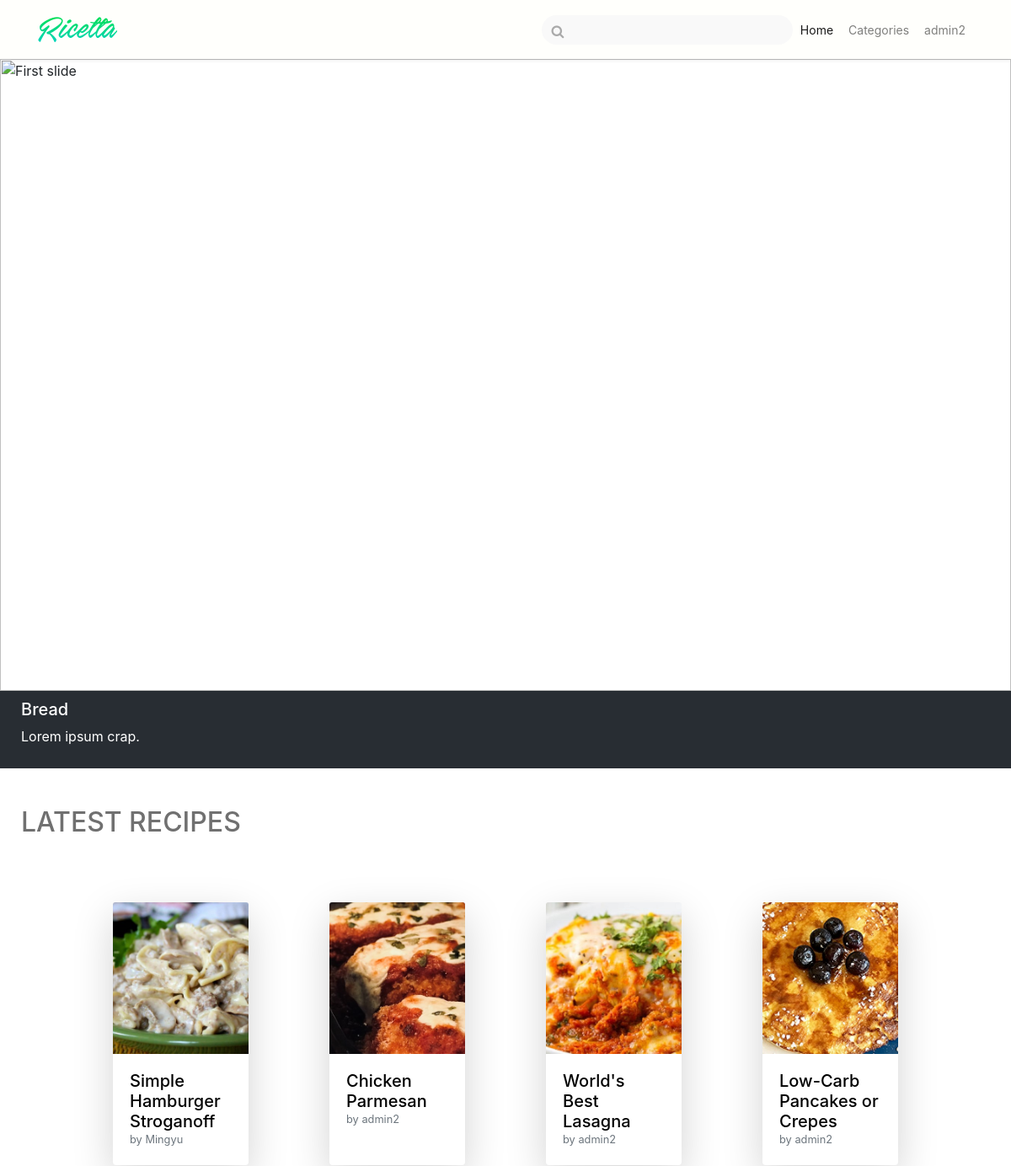
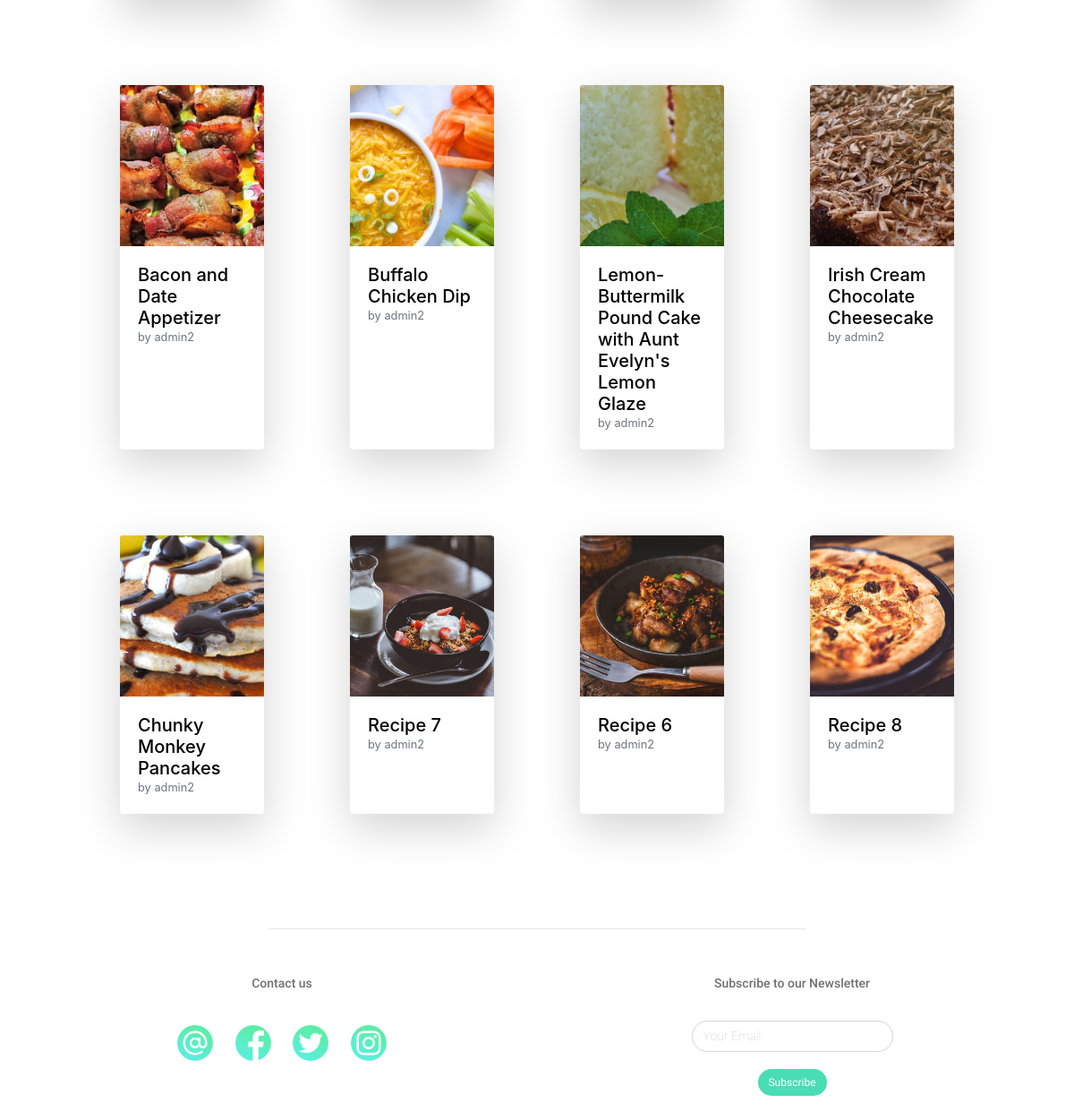
Screenshot of /home (signed in) with the database file from the repository (2 pictures, top to bottom).
### recipes/models.py (models this page shows, shortened)
class Recipe(models.Model):
    name = models.CharField(max_length=100)
    description = models.TextField(null=True)
    category = models.ForeignKey(Category, on_delete=models.SET_NULL, related_name='categories', null=True)
    date_added = models.DateTimeField(default=dt.now())
    added_by = models.ForeignKey(User, on_delete=models.CASCADE)
    servings = models.IntegerField(validators=[MinValueValidator(0)], null=False, default=0)
    prep_time = models.DurationField()
    cook_time = models.DurationField()
    read_time = models.DurationField()
    picture = models.ImageField(upload_to='recipe_img', null=True)
    is_archived = models.BooleanField(default=False)

### recipes/views.py (the view)
# urls.py: 2. Add a URL to urlpatterns:  path('', views.home, name='home')
@login_required
def home(request):
    context = {}
    context['latest_recipes'] = Recipe.objects.all().order_by('-id')[:4]
    context['latest_recipes1'] = Recipe.objects.all().order_by('-id')[5:9]
    context['latest_recipes2'] = Recipe.objects.all().order_by('-id')[10:14]
    return render(request, 'home.html', context)

### recipes/templates/home.html (shortened to what this page needs)
{% extends 'base-2.html' %}
{% load static %}
{% block body %}
    <div class="container-fluid nav-padding" style="padding-left:0px; padding-right:0px;">
        <div id="carouselExampleFade" class="carousel slide carousel-fade" data-ride="carousel">
            <div class="carousel-inner clean-carousel">
                <ol class="carousel-indicators">
                    <li data-target="#carouselExampleFade" data-slide-to="0" class="active"></li>
                    <li data-target="#carouselExampleFade" data-slide-to="1"></li>
                    <li data-target="#carouselExampleFade" data-slide-to="2"></li>
                </ol>
                <div class="carousel-item active">
                    <img class="d-block w-100" src="{% static 'img/salad.jpg' %}" alt="First slide">
                </div>
            </div>
            <a class="carousel-control-prev" href="#carouselExampleFade" role="button" data-slide="prev">
            </a>
            <a class="carousel-control-next" href="#carouselExampleFade" role="button" data-slide="next">
            </a>
        </div>
        <div class="card-carousel">
            <h5>Bread</h5>
            <p>
                Lorem ipsum crap. <br />
            </p>
        </div>
    </div>
    <div class="header-normal">
        <h2 class="header2-font"> LATEST RECIPES </h2>
    </div>
    <div id="recipesHome" class="container-fluid">
        <div class="row py-5">
            <div class="card-deck px-3">
            {% for recipe in latest_recipes %}
                <div class="card shadow-lg mx-5">
                    <a href="{% url 'recipes:detail' recipe.id %}" class="a-des">
                        {% if recipe.picture %}
                            <img class="card-img-top" src="{{ recipe.picture.url }}" alt="Card image cap">
                        {% else %}
                            <img class="card-img-top" src="{% static 'img/salad.jpg' %}" alt="Card image cap">
                        {% endif %}
                        <div class="card-body">
                            <h5 class="card-title mb-0">{{ recipe.name }}</h5>
                            <p class="card-text mt-0"><small class="text-muted">by {{ recipe.added_by }}</small></p>
                        </div>
                    </a>
                </div>
            {% endfor %}
            </div>
        </div>
        <div class="row py-5">
                <div class="card-deck px-3">
                {% for recipe in latest_recipes1 %}
                    <div class="card shadow-lg mx-5">
                        <a href="{% url 'recipes:detail' recipe.id %}" class="a-des">
                            {% if recipe.picture %}
                                <img class="card-img-top" src="{{ recipe.picture.url }}" alt="Card image cap">
                            {% else %}
                                <img class="card-img-top" src="{% static 'img/salad.jpg' %}" alt="Card image cap">
                            {% endif %}
                            <div class="card-body">
                                <h5 class="card-title mb-0">{{ recipe.name }}</h5>
                                <p class="card-text mt-0"><small class="text-muted">by {{ recipe.added_by }}</small></p>
                            </div>
                        </a>
                    </div>
                {% endfor %}
                </div>
            </div>
        <div class="row py-5">
                <div class="card-deck px-3">
                {% for recipe in latest_recipes2 %}
                    <div class="card shadow-lg mx-5">
                        <a href="{% url 'recipes:detail' recipe.id %}" class="a-des">
                            {% if recipe.picture %}
                                <img class="card-img-top" src="{{ recipe.picture.url }}" alt="Card image cap">
                            {% else %}
                                <img class="card-img-top" src="{% static 'img/salad.jpg' %}" alt="Card image cap">
                            {% endif %}
                            <div class="card-body">
                                <h5 class="card-title mb-0">{{ recipe.name }}</h5>
                                <p class="card-text mt-0"><small class="text-muted">by {{ recipe.added_by }}</small></p>
                            </div>
                        </a>
                    </div>
                {% endfor %}
                </div>
            </div>
    </div>
{% endblock %}

### recipes/templates/base-2.html (shortened to what this page needs)
{% load static %}
<html>
    <head>
        <link href="//maxcdn.bootstrapcdn.com/font-awesome/4.7.0/css/font-awesome.min.css" rel="stylesheet">
        <link rel="stylesheet" type="text/css" href="{% static 'recipes/bootstrap-4.1.0-dist/css/bootstrap.min.css' %}">
        <link rel="stylesheet" type="text/css" href="{% static 'css/fonts.css' %}">
        <link rel="stylesheet" type="text/css" href="{% static 'css/pages.css' %}">
    </head>
    <body>
        <nav class="ricetta-nav navbar navbar-expand-md navbar-light shadow-sm fixed-top">
            <div class="container">
                <a class="navbar-brand font-stackyard ricetta-header-sm" href="#">Ricetta</a>
                <div class="collapse navbar-collapse" id="navbar">
                    <ul class="navbar-nav ml-auto align-center-items">
                        <li class="nav-item">
                            <div class="form-group has-search" style="margin-bottom: 0px !important;">
                                <input type="text" class="form-control search-des">
                            </div>
                        </li>
                        <li class="nav-item">
                            <a class="nav-link btn btn-sm btn-link active" href="#">
                            Home
                            </a>
                        </li>
                        <li class="nav-item">
                            <a class="nav-link btn btn-sm btn-link" href="#">
                            Categories
                            </a>
                        </li>
                        <li class="nav-item">
                            <a class="nav-link btn btn-sm btn-link" href="{% url 'recipes:user_detail' %}">
                            {{ request.user.username }}
                            </a>
                        </li>
                    </ul>
                </div>
            </div>
        </nav>
        {% block body %}{% endblock %}
        <footer class="ricetta-footer">
            <hr class = "ricetta-footer-hr ricetta-pages-hr">
            <div class="container">
                <div class="row">
                    <div class="col-md-6" style="text-align:center">
                        <p class="footer-text font-roboto-medium ricetta-font-color">Contact us</p>
                        <img src="../static/icon/Email Icon.png" class="footer-icon">
                        <img src="../static/icon/Facebook Icon.png" class="footer-icon">
                        <img src="../static/icon/Twitter Icon.png" class="footer-icon">
                        <img src="../static/icon/Insta Icon.png" class="footer-icon">
                    </div>
                    <div class="col-md-6" style="text-align:center">
                        <p class="footer-text font-roboto-medium ricetta-font-color">Subscribe to our Newsletter</p>
                        <input type="text" class="footer-textbox" name="sub-email" placeholder="Your Email">
                        <br />
                        <button class="footer-button">Subscribe</button>
                    </div>
                </div>
            </div>
        </footer>
    </body>
</html>

### recipes/static/css/pages.css (style rules this page uses)
html, body { height: 100%; }
.a-des { color: #000000 !important; text-decoration: none !important; }
.nav-padding { padding-top: 70px; }
.ricetta-header-sm { font-size: 40px !important; text-align: center; text-transform: none; background: linear-gradient( #00e70f 0%, #00ccff 100%); -webkit-background-clip: text; -webkit-text-fill-color: transparent; }
.ricetta-nav { padding-top: 0px !important; padding-bottom: 0px !important; background-color: rgba(255, 255, 252, 1) !important; }
.align-center-items { align-items: center; }
.search-des { padding-top: 5px; border: none !important; border-radius: 20px !important; background-color: rgb(249, 249, 249) !important; }
.has-search .form-control { padding-left: 2.375rem; }
.card-img-top { width: 100%; height: 15vw; object-fit: cover; }
.clean-carousel { height: 750px; max-height: 750px; }
.clean-carousel img { background-size: cover; }
.card { border: none !important; }
.card-carousel { background-color: #282D33; color: #FFFFFF; padding-top: 10px; padding-left: 25px; padding-bottom: 10px; }
.header-normal { padding-top: 25px; padding-bottom:20px; padding-left:25px; font-size: 25px; text-transform: capitalize; }
#recipesHome { padding-left: 100px; padding-right: 100px; }
.header2-font { margin-top:20px; font-size: 32px; color: #707070 }
.ricetta-font-color { color: #707070; }
.ricetta-pages-hr { margin-top: 30px; margin-bottom: 50px; }
.ricetta-footer-hr { width:50%; }
ol { list-style: none; counter-reset: my-awesome-counter; display: flex; flex-wrap: wrap; margin: 0; padding: 0; }
ol li { counter-increment: my-awesome-counter; display: flex; font-size: 0.8rem; margin-bottom: 0.5rem; }
ol li::before { content: "" counter(my-awesome-counter); font-size: 40px; margin-right: 50px; line-height: 1; font-family: "Roboto BD"; color: #48DDB5; }
.ricetta-footer { width:100%; padding-top:50px; padding-bottom:50px; }
.footer-text { font-size:14px; text-align:center; }
.footer-icon { width:40px; height:40px; margin-top:20px; margin-left:10px; margin-right:10px; }
.footer-button { border-radius: 20px; background-color: #48DDB5; border: solid 2px #48DDB5; color: white; font-family: 'Roboto'; font-size: 12px; padding-top: 4px; padding-bottom: 4px; padding-left: 10px; padding-right: 10px; text-align: center; text-decoration: none; display: inline-block; margin: 4px 2px; }
.footer-textbox { border-radius: 20px; border-style: solid; border-width: 1px; border-color: #d6d6d6; color: #707070; font-family: 'Roboto T'; font-size: 14px; padding-top: 6px; padding-bottom: 6px; padding-left: 12px; padding-right: 12px; margin-top: 15px; margin-bottom: 15px; width: 225px; }
.footer-textbox::placeholder { color: #c6c6c6; }

### rows the page displays
Recipe: picture (picture), name "Simple Hamburger Stroganoff", added_by "Mingyu"
Recipe: picture (picture), name "Chicken Parmesan", added_by "admin2"
Recipe: picture (picture), name "World's Best Lasagna", added_by "admin2"
Recipe: picture (picture), name "Low-Carb Pancakes or Crepes", added_by "admin2"
Recipe: picture (picture), name "Bacon and Date Appetizer", added_by "admin2"
Recipe: picture (picture), name "Buffalo Chicken Dip", added_by "admin2"
Recipe: picture (picture), name "Lemon-Buttermilk Pound Cake with Aunt Evelyn's Lemon Glaze", added_by "admin2"
Recipe: picture (picture), name "Irish Cream Chocolate Cheesecake", added_by "admin2"
Recipe: picture (picture), name "Chunky Monkey Pancakes", added_by "admin2"
Recipe: picture (picture), name "Recipe 7", added_by "admin2"
Recipe: picture (picture), name "Recipe 6", added_by "admin2"
Recipe: picture (picture), name "Recipe 8", added_by "admin2"

### other values shown
{{ request.user.username }} "admin2"
